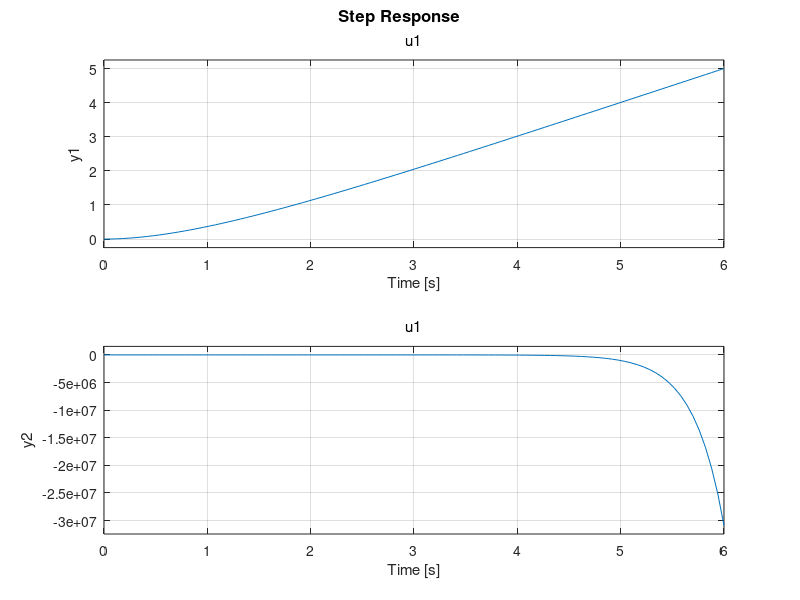
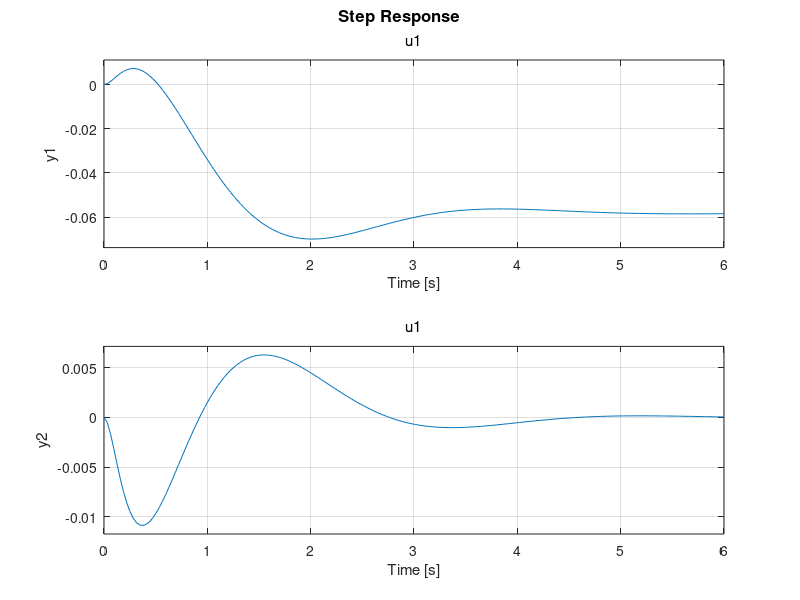
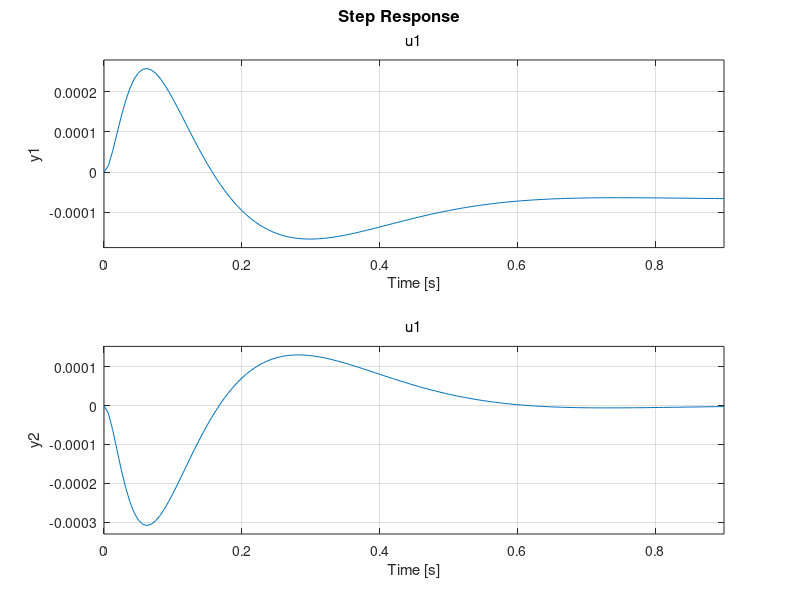

Here is the MATLAB script that generated these plots, in order: (Note: this script raises an error after producing the figures.)
%% system
F = 1;
M = 1;
L = 0.842;
g = 9.8093;

A = [             0 1 0 0;
               0 -F/M 0 0;
                  0 0 0 1;
             0 F/(M*L) g/L 0];
B = [0 1/M 0 -1/(L*M)]';
C = [1 0 0 0; 0 0 1 0];
D = 0;
G = ss(A, B, C, 0)

figure(1)
step(G)
grid on

%% state feedback control
P1 = [-1-sqrt(3)*j -1+sqrt(3)*j -5 -10]
P2 = [-7-7*j -7+7*j -35 -50]

K1 = -1 * place(A,B,P1)
A1 = A + B * K1
G1 = ss(A1, B, C, 0)
figure(2)
step (G1)
grid on

K2 = -1 * place(A,B,P2)
A2 = A + B *K2
G2 = ss(A2, B, C, 0)
figure(3)
step(G2)
grid on

ts = 0.01;
t = 0 : ts : 5;
x0 = [0; 0.1; 0.1; 0]
[y1,t1,x1] = initial(G1,x0,t)
[y2,t2,x2] = initial(G2,x0,t)
figure(4)
yyaxis left;
plot(t1, x1(:,2),'LineWidth',2)
hold on
plot(t2, x2(:,2),'LineWidth',2)
ylabel('Cart Velocity(m/s)')
yyaxis right;
plot(t1, x1(:,4),'LineWidth',2)
hold on
plot(t2, x2(:,4),'LineWidth',2)
ylabel('Pendulum Angular Velocity(rad/s)')
xlabel('Time(s)');
legend('Trial 1 - x2','Trial 2 - x2','Trial 1 - x4','Trial 2 - x4')
grid on
title('Cart Velocity and Pendulum Angular Velocity in 2 Cases');


%% initial conditions
ts = 0.01;
t = 0:ts:5;
%Case1
x01 = [0; 0.1; 0.1; 0]
C1 = [1 0 0 0; 0 0 1 0; K1];
G3 = ss(A1, B, C1, 0);
[yc1, t, xc1] = initial(G3,x01,t);
u = (K2 * xc1')';
figure(5)
subplot(4,1,1)
plot(t, xc1(:,1))
grid on
title('s vs t')
xlabel('t [s]')
ylabel('s [m]')

subplot(4,1,2)
plot(t, xc1(:,2))
grid on
title('v vs t')
xlabel('t [s]')
ylabel('v [m/s]')

subplot(4,1,3)
plot(t, xc1(:,3))
grid on
title('\phi vs t')
xlabel('t [s]')
ylabel('\phi [rad]')

subplot(4,1,4)
plot(t, xc1(:,4))
grid on
title('\phi vs t')
xlabel('t [s]')
ylabel('\phi [rad]')


% subplot(3,1,3)
% plot(t, u)
% grid on
% title('u vs t')
% xlabel('t [s]')
% ylabel('u [N]')



%Case2
x02 = [1; 0.1; 0.1; 0]
[yc2, t, xc2] = initial(G3,x02,t);
x03 = [0; 0.6; 0.1; 0]
[yc3, t, xc3] = initial(G3,x03,t);
x04 = [0; 0.1; 0.6; 1]
[yc4, t, xc4] = initial(G3,x04,t);


fig6 = figure('Renderer', 'painters', 'Position', [10 10 1200 500]);
subplot(1,2,1)
plot(t, xc1(:,2),t, xc2(:,2),t, xc3(:,2),t, xc4(:,2),'LineWidth',2)
hold on
yline(0,'-.b','Equilibrium v(t)');
ylabel('Cart Velocity (m/s)')
xlabel('Time(s)');
legend('Case 1','Case 2','Case 3','Case 4')
grid on
title('Cart Velocity in 4 Cases');
subplot(1,2,2)
plot(t, xc1(:,4),t, xc2(:,4),t, xc3(:,4),t, xc4(:,4),'LineWidth',2)
hold on
yline(0,'-.b','Equilibrium  \partial{\phi(t)}');
ylabel('Pendulum Angular Velocity (rad/s)')
xlabel('Time(s)');
legend('Case 1','Case 2','Case 3','Case 4')
grid on
title('Pendulum Angular Velocity in 4 Cases');
% 
% 
% figure(8)
% pzmap(G1)

% u=ones(size(t));
% y=lsim(G1,u,t);
% % y1=lsim(G,u,t);
% plot(t,y,'-')
% ylim([-0.0002 0.0002]);

% [y,t,x]=initial(G1,x0,t);
% plot(t,y)
% K = [k1 k2 k3 k4]







% X = s*eye(4)-A-B*K
% M = det(X)
% collect(M)
% 
% syms EPS
% ra=routh([1 (297*k4)/250 - k2 + 1 (297*k3)/250 - k1 + (547*k4)/250 - 233/20 (233*k2)/20 + (547*k3)/250 - 233/20 (233*k1)/20],EPS)
% 
% cond1 = (297*k4)/250 - k2 + 1 > 0;
% cond2 = -(k1 + k3 + (58261*k4)/5000 - k1*k2 + (297*k1*k4)/250 + (297*k2*k3)/250 + (547*k2*k4)/250 - (88209*k3*k4)/62500 - (162459*k4^2)/62500)/((297*k4)/250 - k2 + 1) > 0;
% cond3 = (((297*k4)/250 - k2 + 1)*(136750000*k1*k3 - 8484258125*k4 - 728125000*k3 + 865012500*k1*k4 - 136887500*k2*k3 + 6891120625*k2*k4 + 2621073200*k3*k4 + 1027634850*k1*k4^2 + 162459000*k2*k3^2 + 865012500*k2^2*k3 - 1892647350*k2*k4^2 + 1593137500*k2^2*k4 - 355460292*k3*k4^2 - 193001292*k3^2*k4 + 136750000*k3^2 + 1892647350*k4^2 - 136750000*k1*k2*k3 - 865012500*k1*k2*k4 + 162459000*k1*k3*k4 - 728425850*k2*k3*k4))/(250000*(297*k4 - 250*k2 + 250)*(k1 + k3 + (58261*k4)/5000 - k1*k2 + (297*k1*k4)/250 + (297*k2*k3)/250 + (547*k2*k4)/250 - (88209*k3*k4)/62500 - (162459*k4^2)/62500)) > 0;
% cond4 = (233*k1)/20 > 0;
% 
% conds = [cond1 cond2 cond3 cond4];
% 
% sol = solve(conds, [k1 k2 k3 k4], 'ReturnConditions', true);

% sol.conditions

function RA=routh(poli,epsilon);
%ROUTH   Routh array.
%   RA=ROUTH(R,EPSILON) returns the symbolic Routh array RA for 
%   polynomial R(s). The following special cases are considered:
%   1) zero first elements and 2) rows of zeros. All zero first 
%   elements are replaced with the symbolic variable EPSILON
%   which can be later substituted with positive and negative 
%   small numbers using SUBS(RA,EPSILON,...). When a row of 
%   zeros is found, the auxiliary polynomial is used.
%
%	Examples:
%
%	1) Routh array for s^3+2*s^2+3*s+1
%
%		>>syms EPS
%		>>ra=routh([1 2 3 1],EPS)
%		ra =
%
% 		   1.0000    3.0000
% 		   2.0000    1.0000
% 		   2.5000         0
% 		   1.0000         0
%
%	2) Routh array for s^3+a*s^2+b*s+c
%	
%		>>syms a b c EPS;
%		>>ra=routh([1 a b c],EPS);
%		ra =
% 
%		[          1,          b]
%		[          a,          c]
%		[ (-c+b*a)/a,          0]
%		[          c,          0]
%
% 
%   Author:Rivera-Santos, Edmundo J.
%   E-mail:edmundo@alum.mit.edu
%
if(nargin<2),
	fprintf('\nError: Not enough input arguments given.');
	return
end
dim=size(poli);		%get size of poli		
coeff=dim(2);				%get number of coefficients
RA=sym(zeros(coeff,ceil(coeff/2)));	%initialize symbolic Routh array 
for i=1:coeff,
	RA(2-rem(i,2),ceil(i/2))=poli(i); %assemble 1st and 2nd rows
end
rows=coeff-2;		%number of rows that need determinants
index=zeros(rows,1);	%initialize columns-per-row index vector
for i=1:rows,
	index(rows-i+1)=ceil(i/2); %form index vector from bottom to top
end
for i=3:coeff,				%go from 3rd row to last
	if(all(RA(i-1,:)==0)),		%row of zeros
			fprintf('\nSpecial Case: Row of zeros detected.');
			a=coeff-i+2;		%order of auxiliary equation
			b=ceil(a/2)-rem(a,2)+1; %number of auxiliary coefficients
			temp1=RA(i-2,1:b);	%get auxiliary polynomial
			temp2=a:-2:0;		%auxiliry polynomial powers
			RA(i-1,1:b)=temp1.*temp2;	%derivative of auxiliary
	elseif(RA(i-1,1)==0),		%first element in row is zero
			fprintf('\nSpecial Case: First element is zero.');
			RA(i-1,1)=epsilon;	%replace by epsilon
	end
				%compute the Routh array elements
	for j=1:index(i-2),	
		RA(i,j)=-det([RA(i-2,1) RA(i-2,j+1);RA(i-1,1) RA(i-1,j+1)])/RA(i-1,1);
	end
end
end